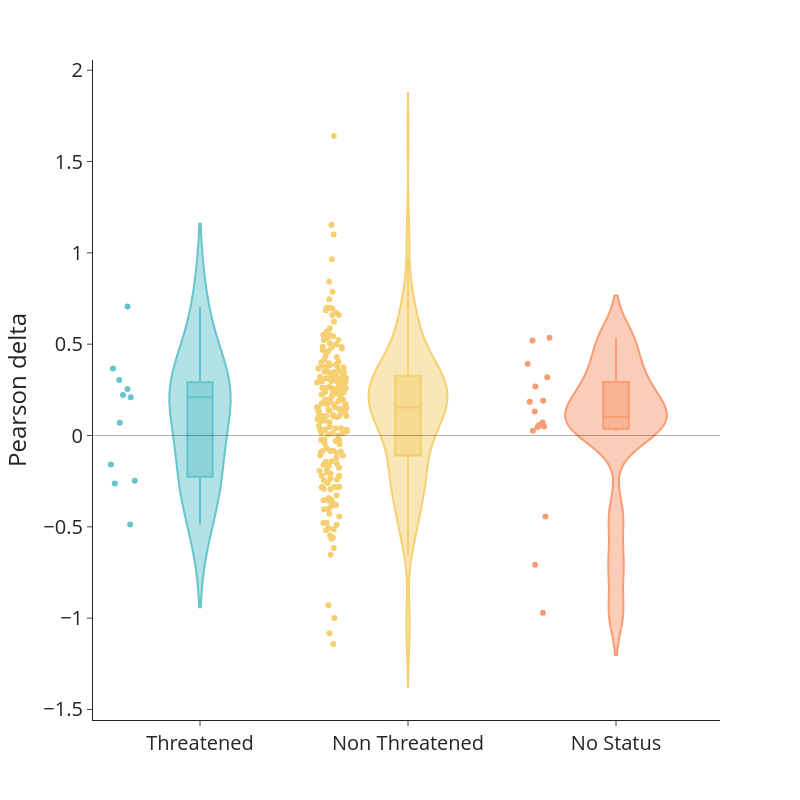

The notebook cell saved with this chart:
### Markdown cell above
#### Plot performance increase vs traits

### Code cell
fig = px.violin(relevant_scores, x="uicnL_status", y="progress", points = 'all', color = "uicnL_status",
                color_discrete_sequence= px.colors.qualitative.Pastel, box = True)


fig.update_layout(
    template='simple_white',
    width = 800, height=800,
    yaxis_title='Pearson delta',
    xaxis_title='',
    font=dict(size=20),
    showlegend=False)
    

fig.add_shape(type="line",
    xref="paper",
    x0=0, y0=0,
    x1=1, y1=0,
    line=dict(
        color="black",
        width=1,
    ))

fig.show()

### Figure 1 — Plotly figure (JSON) as saved in the notebook; plotly's stock layout.template omitted (floating-point values rounded to 4 significant figures; data arrays with more than 128 entries replaced by an {"elided": "..."} marker saying what was removed)
{"data": [{"alignmentgroup": "True", "box": {"visible": true}, "hovertemplate": "uicnL_status=%{x}<br>progress=%{y}<extra></extra>", "legendgroup": "Threatened", "marker": {"color": "rgb(102, 197, 204)"}, "name": "Threatened", "offsetgroup": "Threatened", "orientation": "v", "points": "all", "scalegroup": "True", "showlegend": true, "type": "violin", "x": ["Threatened", "Threatened", "Threatened", "Threatened", "Threatened", "Threatened", "Threatened", "Threatened", "Threatened", "Threatened", "Threatened"], "x0": " ", "xaxis": "x", "y": [-0.2624, -0.4875, -0.1587, 0.0694, -0.248, 0.706, 0.3671, 0.2213, 0.2543, 0.2095, 0.3038], "y0": " ", "yaxis": "y"}, {"alignmentgroup": "True", "box": {"visible": true}, "hovertemplate": "uicnL_status=%{x}<br>progress=%{y}<extra></extra>", "legendgroup": "Non Threatened", "marker": {"color": "rgb(246, 207, 113)"}, "name": "Non Threatened", "offsetgroup": "Non Threatened", "orientation": "v", "points": "all", "scalegroup": "True", "showlegend": true, "type": "violin", "x": {"elided": "211 str values"}, "x0": " ", "xaxis": "x", "y": {"elided": "211 float values"}, "y0": " ", "yaxis": "y"}, {"alignmentgroup": "True", "box": {"visible": true}, "hovertemplate": "uicnL_status=%{x}<br>progress=%{y}<extra></extra>", "legendgroup": "No Status", "marker": {"color": "rgb(248, 156, 116)"}, "name": "No Status", "offsetgroup": "No Status", "orientation": "v", "points": "all", "scalegroup": "True", "showlegend": true, "type": "violin", "x": ["No Status", "No Status", "No Status", "No Status", "No Status", "No Status", "No Status", "No Status", "No Status", "No Status", "No Status", "No Status", "No Status", "No Status", "No Status", "No Status"], "x0": " ", "xaxis": "x", "y": [0.02647, -0.7079, -0.9702, -0.4439, 0.1904, 0.131, 0.04634, 0.05719, 0.1845, 0.04875, 0.3923, 0.3187, 0.2682, 0.5206, 0.07072, 0.5352], "y0": " ", "yaxis": "y"}], "layout": {"font": {"size": 20}, "height": 800, "legend": {"title": {"text": "uicnL_status"}, "tracegroupgap": 0}, "margin": {"t": 60}, "shapes": [{"line": {"color": "black", "width": 1}, "type": "line", "x0": 0, "x1": 1, "xref": "paper", "y0": 0, "y1": 0}], "showlegend": false, "violinmode": "overlay", "width": 800, "xaxis": {"anchor": "y", "categoryarray": ["Threatened", "Non Threatened", "No Status", null], "categoryorder": "array", "domain": [0, 1], "title": {"text": ""}}, "yaxis": {"anchor": "x", "domain": [0, 1], "title": {"text": "Pearson delta"}}}}
